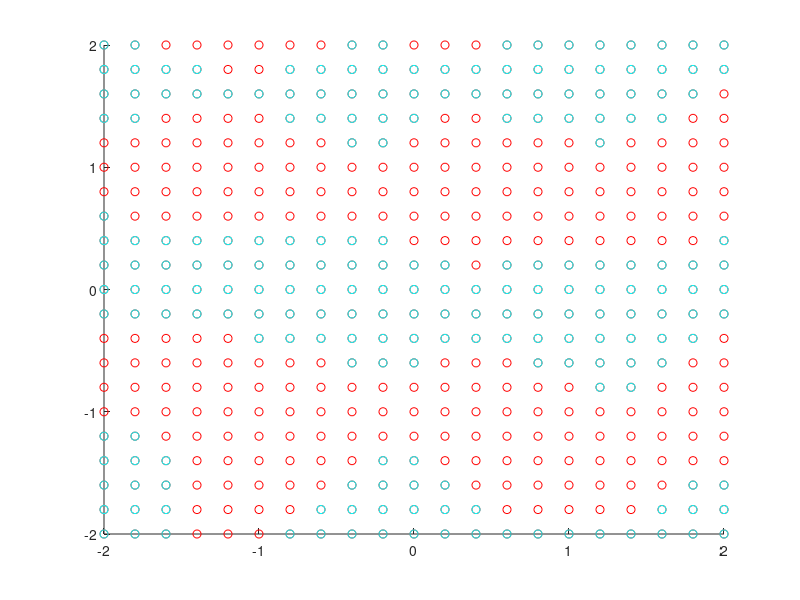
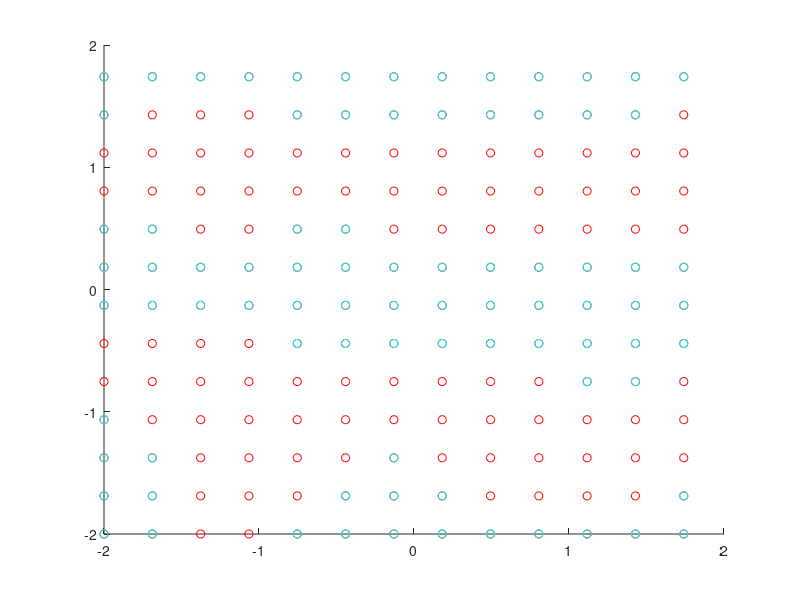

Here is the MATLAB script that generated these plots, in order:
% ======== Extreme Learning Machine ========
% This script train the dataset to evaluate test data using ELM and cross-validation 
% plotting the results.
% 
% There are three main steps to ELM process:
%   1. Consider random input parameters of weights and bias
%   2. Use tanh function to adjust for each hidden neurons
%   3. Calculates best output weights based on MSE of each training loop always
%   updating the parameters using cross-validation
%
% Once the ELM has been finished this script performs the following:
%   1. Generates a plot showing the training accuracy for all points
%   2. Generates a plot for testing proccess
%   3. Keep track of MSE for each iteration of cross-validation

% Author: Diego Alves     Date: 2016/09/18 22:00:00 
clear
function [w_input,w_output,bias,p,eqm,yi] = train(neurons,p,X,Y)
    % random input weights between input layer and hidden layer
    % 0 < rand() < 1
    % 0 < 2* rand() < 2
    % -1 < 2* rand() - 1 < 1 , so with different signal weights to balance
    w_input = rand(neurons,size(X,2))*2-1;
    % temporary matrix H with input weights
    tempH = w_input * X';
    % random of hidden bias layer column
    bias = rand(neurons,1);
    %increment to adjust matrix bias
    inc = ones(1,size(X,1));
    biasMatrix = bias * inc;
    % wint*X + bint
    tempH += biasMatrix;
    %apply tanh function with p to adjust curve
    H = (exp(p*tempH) - exp(-p*tempH)) ./ (exp(p*tempH) + exp(-p*tempH));
    % uncomment to use sigmoid function
    %H = 1 ./ (1 + exp(-tempH));
    w_output = pinv(H') * Y;
    yi = (H' * w_output);
    % Calculating EQM
    errors = bsxfun(@minus, Y, yi);
    eqm = mean(errors .^ 2);
end

function plotTrain(X,Y,yi)
    figure;
    hold on;
    RGB = hsv(2);
    scatter3(X(:,1),X(:,2),Y,[],RGB(1,:));
    scatter3(X(:,1),X(:,2),yi,[],RGB(2,:));
end

function [eqm_test] = test(X_test,Y_test,w_input,w_output,bias,p)
    tempH_test = w_input * X_test';
    inc = ones(1,size(X_test,1)); 
    biasMatrix = bias * inc;
    tempH_test+= biasMatrix
    H_test = (exp(p*tempH_test) - exp(-p*tempH_test)) ./ (exp(p*tempH_test) + exp(-p*tempH_test));
    yi_test = (H_test' * w_output);
    % Calculating EQM
    errors = bsxfun(@minus, Y_test, yi_test);
    eqm_test = mean(errors .^ 2);
    plotTest(X_test,Y_test,yi_test)
end

function plotTest(X_test,Y_test,yi_test)
    figure(2);
    hold on;
    RGB = hsv(2);
    scatter3(X_test(:,1),X_test(:,2),Y_test,[],RGB(1,:));
    scatter3(X_test(:,1),X_test(:,2),yi_test,[],RGB(2,:));
end

function [best_eqm,best_winput,best_woutput,best_bias,best_p,best_neurons,best_yi] = cross_validation(X,Y)
    best_eqm = 1
    for i = 1:20
      for j = 1:10
            % neurons
            neurons = i
            % p of curve tanh
            p = j
            % training
            [w_input,w_output,bias,p,eqm,yi] = train(neurons,p,X,Y)
            if(eqm < best_eqm)
                best_eqm = eqm
                best_winput = w_input
                best_woutput = w_output
                best_bias = bias
                best_p = p
                best_neurons = neurons
                best_yi = yi
            end
      end
    end
end

% input samples
load("dados2.mat")
% training data
X = ponto(:,1:2);
% labels
Y = ponto(:,3);
[best_eqm,best_winput,best_woutput,best_bias,best_p,best_neurons,best_yi] = cross_validation(X,Y)
% plotTrain
plotTrain(X,Y,best_yi)

% test samples
load("dados3.mat")
% training data
X_test = ponto(:,1:2);
% labels
Y_test = ponto(:,3);
% test
[eqm_test] = test(X_test,Y_test,best_winput,best_woutput,best_bias,best_p)

